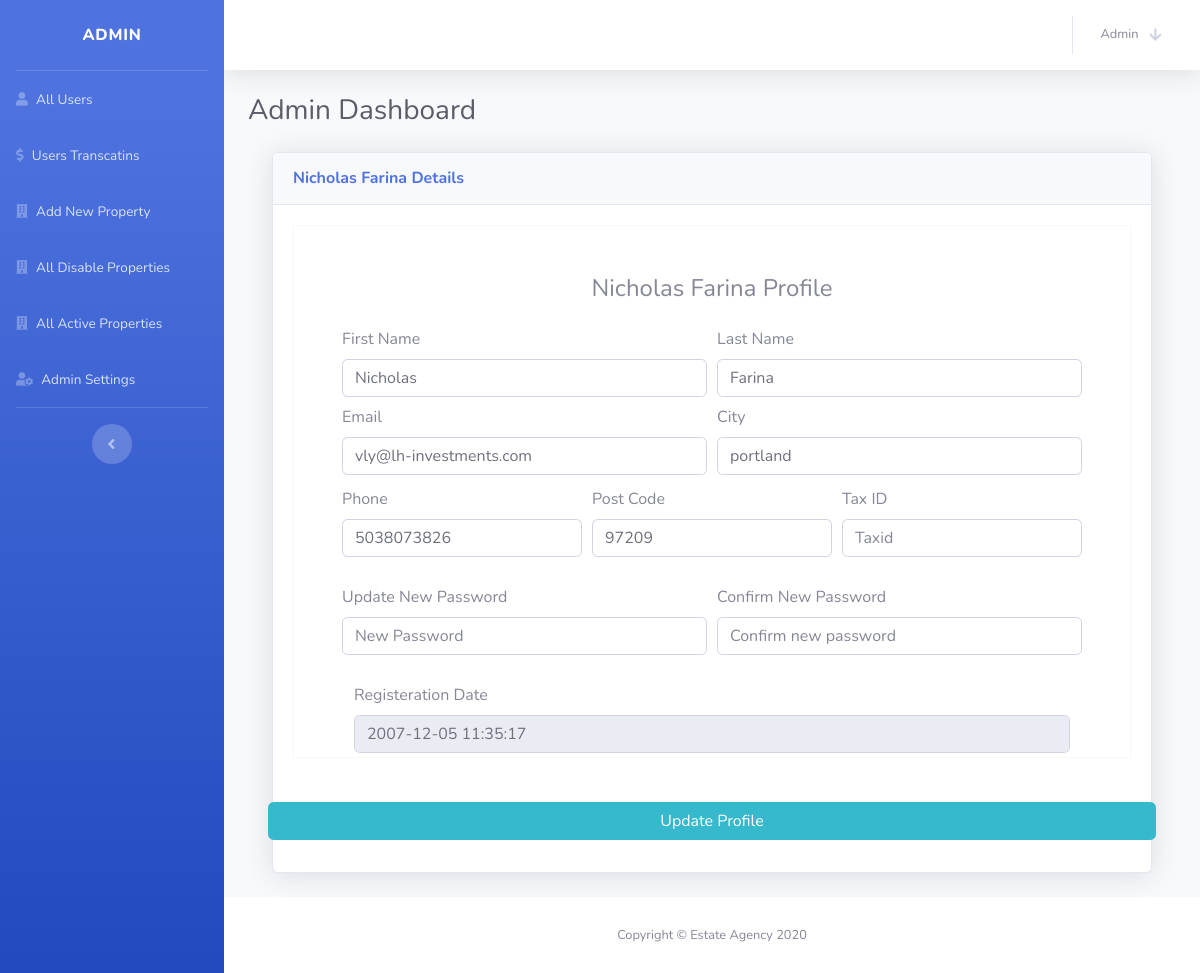
Screenshot of /admin/userdetail.php?userid=163 (signed in) with the database file from the repository.
### tables this page shows
CREATE TABLE `user_detail` (
  `id` int(11) NOT NULL,
  `user_id` int(11) DEFAULT NULL,
  `date_posted` datetime DEFAULT NULL,
  `first_name` varchar(255) DEFAULT NULL,
  `last_name` varchar(255) DEFAULT NULL,
  `company_name` varchar(255) DEFAULT NULL,
  `title` varchar(255) DEFAULT NULL,
  `st_addr1` varchar(255) DEFAULT NULL,
  `st_addr2` varchar(255) DEFAULT NULL,
  `city` varchar(255) DEFAULT NULL,
  `state` varchar(255) DEFAULT NULL,
  `zip` int(11) DEFAULT NULL,
  `phone` varchar(12) DEFAULT NULL,
  `fax` varchar(12) DEFAULT NULL,
  `investment_type` varchar(255) DEFAULT NULL,
  `single_family` tinyint(4) DEFAULT NULL,
  `condominium` tinyint(4) DEFAULT NULL,
  `2to4_res` tinyint(4) DEFAULT NULL,
  `new_construction` tinyint(4) DEFAULT NULL,
  `condo_conversions` tinyint(4) DEFAULT NULL,
  `multi_family` tinyint(4) DEFAULT NULL,
  `office_buildings` tinyint(4) DEFAULT NULL,
  `manufacturing` tinyint(4) DEFAULT NULL,
  `retail` tinyint(4) DEFAULT NULL,
  `hotel` tinyint(4) DEFAULT NULL,
  `senior_housing` tinyint(4) DEFAULT NULL,
  `mining_timber` tinyint(4) DEFAULT NULL,
  `brown_field` tinyint(4) DEFAULT NULL,
  `vacant_hunting` tinyint(4) DEFAULT NULL,
  `type_of_funding` varchar(255) DEFAULT NULL,
  `inv_working_partner` tinyint(4) DEFAULT NULL,
  `inv_silent_partner_equity` tinyint(4) DEFAULT NULL,
  `inv_silent_partner_rate` tinyint(4) DEFAULT NULL,
  `inv_contract_assignment` tinyint(4) DEFAULT NULL,
  `inv_builder_developer` tinyint(4) DEFAULT NULL,
  `inv_mining_timber` tinyint(4) DEFAULT NULL,
  `inv_environmental_clean_up` tinyint(4) DEFAULT NULL,
  `investments_funded` int(11) DEFAULT NULL,
  `min_investment_amount` decimal(12,2) DEFAULT NULL,
  `max_investment_amount` decimal(12,2) DEFAULT NULL,
  `typ_investment_amount` decimal(12,2) DEFAULT NULL,
  `seeking_funding` tinyint(4) DEFAULT NULL,
  `deals_completed` int(11) DEFAULT NULL,
  `deals_in_contract` int(11) DEFAULT NULL,
  `year_company_started` int(11) DEFAULT NULL,
  `form_of_entity` varchar(255) DEFAULT NULL,
  `company_description` text DEFAULT NULL,
  `email` varchar(255) DEFAULT NULL,
  `password` varchar(255) DEFAULT NULL,
  `newsletter` tinyint(4) DEFAULT NULL,
  `weekly_postings` tinyint(4) DEFAULT NULL,
  `partner_info` tinyint(4) DEFAULT NULL,
  `how_you_heard` varchar(255) DEFAULT NULL,
  `hyh_other` varchar(255) DEFAULT NULL,
  `accept_terms` tinyint(4) DEFAULT NULL,
  `billing_st_addr1` varchar(255) DEFAULT NULL,
  `billing_st_addr2` varchar(255) DEFAULT NULL,
  `billing_city` varchar(255) DEFAULT NULL,
  `billing_state` varchar(255) DEFAULT NULL,
  `billing_zip` int(11) DEFAULT NULL,
  `card_type` varchar(255) DEFAULT NULL,
  `exp_month` int(11) DEFAULT NULL,
  `exp_year` int(11) DEFAULT NULL,
  `investment_experience_fin` varchar(40) DEFAULT NULL,
  `investment_experience_prop` varchar(40) DEFAULT NULL,
  `is_subscription` int(2) NOT NULL DEFAULT 0 COMMENT '1 = paid, 0 = free',
  `subscription_date` datetime DEFAULT NULL
);

### admin/userdetail.php (the view, shortened to what this page needs)
<!DOCTYPE html>
<html lang="en">
<head>
  <link href="vendor/fontawesome-free/css/all.min.css" rel="stylesheet" type="text/css">
  <link href="css/sb-admin-2.min.css" rel="stylesheet">
</head>
<body id="page-top">
<?php
   $conn = connecttoDB("p%<onZmUeePZ{{");
  $getuserid = $_GET['userid'];
  $query1 = mysqli_query($conn, "SELECT * FROM user_detail where user_id = '$getuserid'");
  $userdetail = mysqli_fetch_assoc($query1);
 ?>
  <div id="wrapper">
    <?php include "includes/sidebar.php"; ?>
    <div id="content-wrapper" class="d-flex flex-column">
      <div id="content">
        <nav class="navbar navbar-expand navbar-light bg-white topbar mb-4 static-top shadow">
          <ul class="navbar-nav ml-auto">
            <li class="nav-item dropdown no-arrow">
              <a class="nav-link dropdown-toggle" href="#" id="userDropdown" role="button" data-toggle="dropdown" aria-haspopup="true" aria-expanded="false">
                <span class="mr-2 d-none d-lg-inline text-gray-600 small">Admin</span>
                <span><i class="fas fa-arrow-down fa-sm fa-fw mr-2 text-gray-400"></i></span>
              </a>
            </li>
          </ul>
        </nav>
        <div class="container-fluid">
          <div class="d-sm-flex align-items-center justify-content-between mb-4">
            <h1 class="h3 mb-0 text-gray-800">Admin Dashboard</h1>
          </div>
        <div class="container-fluid">
          <div class="card shadow mb-4" id="allordersdiv">
            <div class="card-header py-3">
              <h6 class="m-0 font-weight-bold text-primary"><?php echo $userdetail['first_name'].' '.$userdetail['last_name'].' Details'; ?></h6>
            </div>
            <div class="card-body">
          <form class="text-center border border-light p-5" action="#!" id="updateuserbyadmin" style="padding-bottom: 0px !important;">
              <p class="h4 mb-4"><?php echo $userdetail['first_name'].' '.$userdetail['last_name'].' Profile'; ?></p>
              <div class="form-row mb-2">
                  <div class="col-lg-6 col-md-12">
                      <label for="" style="float:left;">First Name</label>
                      <input type="text" name="firstname" class="form-control" placeholder="First name" value="<?php echo $userdetail['first_name']; ?>" required >
                  </div>
                  <div class="col-lg-6 col-md-12">
                      <label for="" style="float:left;">Last Name</label>
                      <input type="text" name="lastname" class="form-control" placeholder="Last name" value="<?php echo $userdetail['last_name']; ?>" required >
                  </div>
              </div>
              <div class="form-row mb-2">
                <div class="col-lg-6 col-md-12">
                  <label for="" style="float:left;">Email</label>
                  <input type="email" name="email" class="form-control mb-1" placeholder="E-mail" value="<?php echo $userdetail['email']; ?>" required>
                </div>
                <div class="col-lg-6 col-md-12">
                  <label for="" style="float:left;">City</label>
                  <input type="text" name="city" class="form-control mb-1" placeholder="City" value="<?php echo $userdetail['city']; ?>" required>
                </div>
              </div>
               <div class="form-row mb-4">
                <div class="col-lg-4 col-md-12">
                  <label for="" style="float:left;">Phone</label>
                  <input type="text" name="phone" class="form-control mb-1" placeholder="phone number" value="<?php echo $userdetail['phone']; ?>" required>
                </div>
                <div class="col-lg-4 col-md-12">
                  <label for="" style="float:left;">Post Code</label>
                  <input type="text" name="postcode" class="form-control mb-1" placeholder="Post Code" value="<?php echo $userdetail['zip']; ?>" required>
                </div>
                <div class="col-lg-4 col-md-12">
                  <label for="" style="float:left;">Tax ID</label>
                  <input type="text" name="taxid" class="form-control mb-1" placeholder="Taxid" value="<?php echo $userdetail['user_taxid']; ?>">
                </div>
              </div>
              <div class="form-row mb-4">
                <div class="col-lg-6 col-md-12">
                  <label for="" style="float:left;">Update New Password</label>
                  <input type="password" id="password" name="password" class="form-control mb-1" placeholder="New Password" onkeyup="checkpassword();">
                </div>
                <div class="col-lg-6 col-md-12">
                  <label for="" style="float:left;">Confirm New Password</label>
                  <input type="password" id="cpassword" name="cpassword" class="form-control mb-1" placeholder="Confirm new password" onkeyup="checkpassword();">
                </div>
              </div>
                <div class="col-lg-12 col-md-12">
                  <label for="" style="float:left;">Registeration Date</label>
                  <input type="text" name="date" class="form-control mb-1" placeholder="" value="<?php echo $userdetail['date_posted']; ?>" disabled>
                </div>
              </div>
              <div class="form-row mb-2">
                <button class="btn btn-info my-4 btn-block" id="updateprofilebtn" type="submit">Update Profile</button>
              </div>
            </div>
          </div>
        </div>
      </div>
      <footer class="sticky-footer bg-white">
        <div class="container my-auto">
          <div class="copyright text-center my-auto">
            <span>Copyright &copy; Estate Agency 2020</span>
          </div>
        </div>
      </footer>
    </div>
  </div>
</body>
</html>

### rows the page displays
user_detail: first_name "Nicholas", last_name "Farina", firstname "Nicholas", lastname "Farina", email "vly@lh-investments.com", city "portland", phone "5038073826", postcode "97209", date "2007-12-05 11:35:17"
